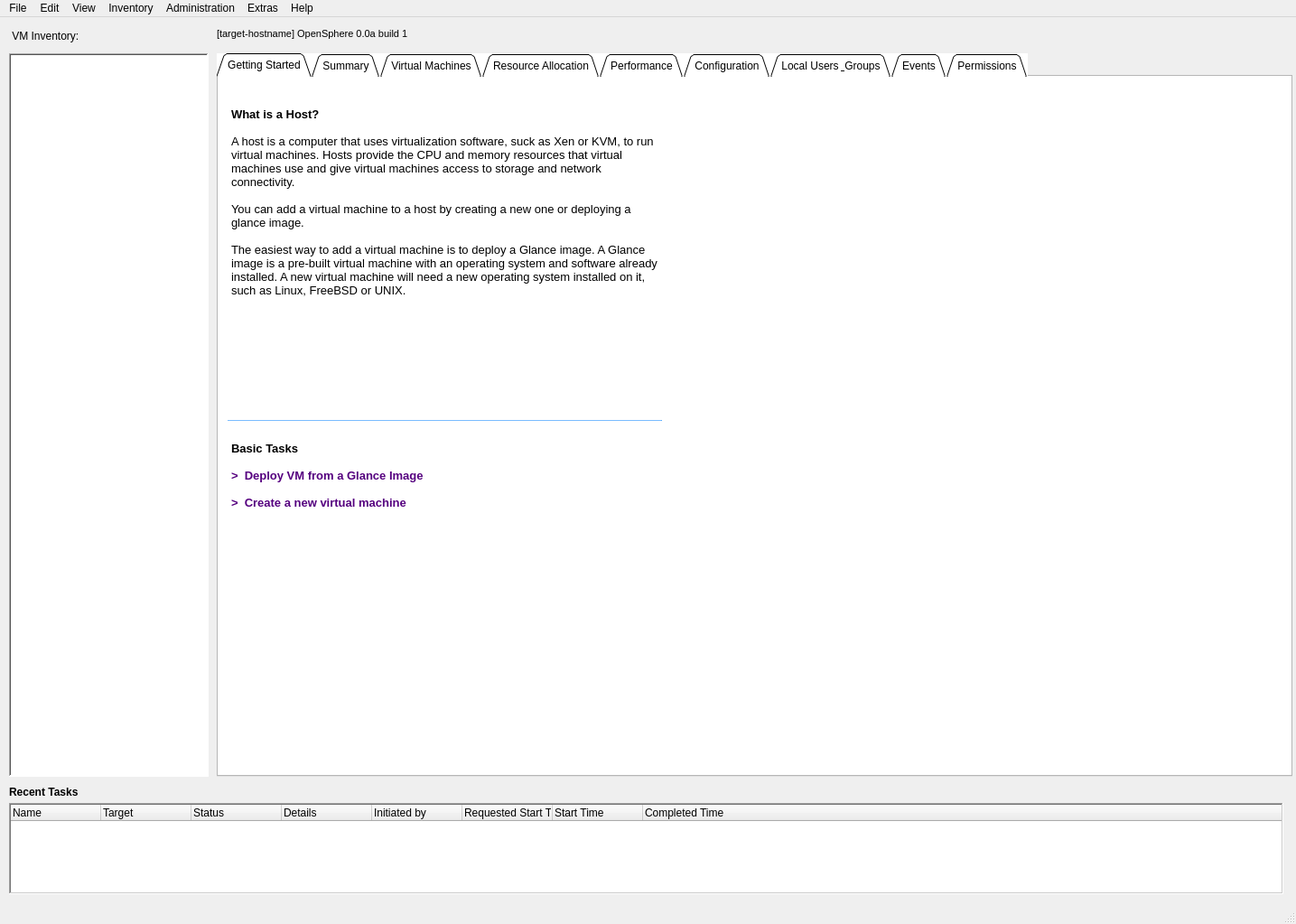
<?xml version="1.0" encoding="UTF-8"?>
<ui version="4.0">
 <class>OpenSphereWindow</class>
 <widget class="QMainWindow" name="OpenSphereWindow">
  <property name="windowModality">
   <enum>Qt::ApplicationModal</enum>
  </property>
  <property name="geometry">
   <rect>
    <x>0</x>
    <y>0</y>
    <width>1435</width>
    <height>1023</height>
   </rect>
  </property>
  <property name="windowTitle">
   <string>OpenSphere</string>
  </property>
  <widget class="QWidget" name="centralwidget">
   <widget class="QTabWidget" name="tabWidget">
    <property name="enabled">
     <bool>true</bool>
    </property>
    <property name="geometry">
     <rect>
      <x>240</x>
      <y>40</y>
      <width>1191</width>
      <height>801</height>
     </rect>
    </property>
    <property name="autoFillBackground">
     <bool>false</bool>
    </property>
    <property name="styleSheet">
     <string notr="true">background-color: rgb(255, 255, 255);</string>
    </property>
    <property name="tabShape">
     <enum>QTabWidget::Triangular</enum>
    </property>
    <property name="currentIndex">
     <number>0</number>
    </property>
    <widget class="QWidget" name="tab">
     <attribute name="title">
      <string>Getting Started</string>
     </attribute>
     <widget class="QLabel" name="label_2">
      <property name="geometry">
       <rect>
        <x>540</x>
        <y>50</y>
        <width>321</width>
        <height>311</height>
       </rect>
      </property>
      <property name="text">
       <string>&lt;html&gt;&lt;head/&gt;&lt;body&gt;&lt;p&gt;&lt;img src=&quot;:/images/images/getting-started.PNG&quot;/&gt;&lt;/p&gt;&lt;/body&gt;&lt;/html&gt;</string>
      </property>
     </widget>
     <widget class="QTextEdit" name="textEdit">
      <property name="geometry">
       <rect>
        <x>10</x>
        <y>30</y>
        <width>481</width>
        <height>331</height>
       </rect>
      </property>
      <property name="frameShape">
       <enum>QFrame::NoFrame</enum>
      </property>
      <property name="frameShadow">
       <enum>QFrame::Plain</enum>
      </property>
      <property name="lineWidth">
       <number>0</number>
      </property>
      <property name="html">
       <string>&lt;!DOCTYPE HTML PUBLIC &quot;-//W3C//DTD HTML 4.0//EN&quot; &quot;http://www.w3.org/TR/REC-html40/strict.dtd&quot;&gt;
&lt;html&gt;&lt;head&gt;&lt;meta name=&quot;qrichtext&quot; content=&quot;1&quot; /&gt;&lt;style type=&quot;text/css&quot;&gt;
p, li { white-space: pre-wrap; }
&lt;/style&gt;&lt;/head&gt;&lt;body style=&quot; font-family:'MS Shell Dlg 2'; font-size:7.8pt; font-weight:400; font-style:normal;&quot;&gt;
&lt;p style=&quot; margin-top:0px; margin-bottom:0px; margin-left:0px; margin-right:0px; -qt-block-indent:0; text-indent:0px;&quot;&gt;&lt;span style=&quot; font-size:10pt; font-weight:600;&quot;&gt;What is a Host?&lt;/span&gt;&lt;/p&gt;
&lt;p style=&quot;-qt-paragraph-type:empty; margin-top:0px; margin-bottom:0px; margin-left:0px; margin-right:0px; -qt-block-indent:0; text-indent:0px; font-size:10pt;&quot;&gt;&lt;br /&gt;&lt;/p&gt;
&lt;p style=&quot; margin-top:0px; margin-bottom:0px; margin-left:0px; margin-right:0px; -qt-block-indent:0; text-indent:0px;&quot;&gt;&lt;span style=&quot; font-size:10pt;&quot;&gt;A host is a computer that uses virtualization software, suck as Xen or KVM, to run virtual machines. Hosts provide the CPU and memory resources that virtual machines use and give virtual machines access to storage and network connectivity.&lt;/span&gt;&lt;/p&gt;
&lt;p style=&quot;-qt-paragraph-type:empty; margin-top:0px; margin-bottom:0px; margin-left:0px; margin-right:0px; -qt-block-indent:0; text-indent:0px; font-size:10pt;&quot;&gt;&lt;br /&gt;&lt;/p&gt;
&lt;p style=&quot; margin-top:0px; margin-bottom:0px; margin-left:0px; margin-right:0px; -qt-block-indent:0; text-indent:0px;&quot;&gt;&lt;span style=&quot; font-size:10pt;&quot;&gt;You can add a virtual machine to a host by creating a new one or deploying a glance image.&lt;/span&gt;&lt;/p&gt;
&lt;p style=&quot;-qt-paragraph-type:empty; margin-top:0px; margin-bottom:0px; margin-left:0px; margin-right:0px; -qt-block-indent:0; text-indent:0px; font-size:10pt;&quot;&gt;&lt;br /&gt;&lt;/p&gt;
&lt;p style=&quot; margin-top:0px; margin-bottom:0px; margin-left:0px; margin-right:0px; -qt-block-indent:0; text-indent:0px;&quot;&gt;&lt;span style=&quot; font-size:10pt;&quot;&gt;The easiest way to add a virtual machine is to deploy a Glance image. A Glance image is a pre-built virtual machine with an operating system and software already installed. A new virtual machine will need a new operating system installed on it, such as Linux, FreeBSD or UNIX.&lt;/span&gt;&lt;/p&gt;&lt;/body&gt;&lt;/html&gt;</string>
      </property>
     </widget>
     <widget class="Line" name="line">
      <property name="geometry">
       <rect>
        <x>10</x>
        <y>380</y>
        <width>481</width>
        <height>1</height>
       </rect>
      </property>
      <property name="styleSheet">
       <string notr="true">background-color: rgb(85, 170, 255);</string>
      </property>
      <property name="orientation">
       <enum>Qt::Horizontal</enum>
      </property>
     </widget>
     <widget class="QTextEdit" name="textEdit_2">
      <property name="geometry">
       <rect>
        <x>10</x>
        <y>400</y>
        <width>481</width>
        <height>141</height>
       </rect>
      </property>
      <property name="frameShape">
       <enum>QFrame::NoFrame</enum>
      </property>
      <property name="frameShadow">
       <enum>QFrame::Plain</enum>
      </property>
      <property name="lineWidth">
       <number>0</number>
      </property>
      <property name="html">
       <string>&lt;!DOCTYPE HTML PUBLIC &quot;-//W3C//DTD HTML 4.0//EN&quot; &quot;http://www.w3.org/TR/REC-html40/strict.dtd&quot;&gt;
&lt;html&gt;&lt;head&gt;&lt;meta name=&quot;qrichtext&quot; content=&quot;1&quot; /&gt;&lt;style type=&quot;text/css&quot;&gt;
p, li { white-space: pre-wrap; }
&lt;/style&gt;&lt;/head&gt;&lt;body style=&quot; font-family:'MS Shell Dlg 2'; font-size:7.8pt; font-weight:400; font-style:normal;&quot;&gt;
&lt;p style=&quot; margin-top:0px; margin-bottom:0px; margin-left:0px; margin-right:0px; -qt-block-indent:0; text-indent:0px;&quot;&gt;&lt;span style=&quot; font-size:10pt; font-weight:600;&quot;&gt;Basic Tasks&lt;/span&gt;&lt;/p&gt;
&lt;p style=&quot;-qt-paragraph-type:empty; margin-top:0px; margin-bottom:0px; margin-left:0px; margin-right:0px; -qt-block-indent:0; text-indent:0px; font-size:10pt;&quot;&gt;&lt;br /&gt;&lt;/p&gt;
&lt;p style=&quot; margin-top:0px; margin-bottom:0px; margin-left:0px; margin-right:0px; -qt-block-indent:0; text-indent:0px;&quot;&gt;&lt;span style=&quot; font-size:10pt; font-weight:600; color:#55007f;&quot;&gt;&amp;gt;  Deploy VM from a Glance Image&lt;/span&gt;&lt;/p&gt;
&lt;p style=&quot;-qt-paragraph-type:empty; margin-top:0px; margin-bottom:0px; margin-left:0px; margin-right:0px; -qt-block-indent:0; text-indent:0px; font-size:10pt; color:#55007f;&quot;&gt;&lt;br /&gt;&lt;/p&gt;
&lt;p style=&quot; margin-top:0px; margin-bottom:0px; margin-left:0px; margin-right:0px; -qt-block-indent:0; text-indent:0px;&quot;&gt;&lt;span style=&quot; font-size:10pt; font-weight:600; color:#55007f;&quot;&gt;&amp;gt;  Create a new virtual machine&lt;/span&gt;&lt;/p&gt;&lt;/body&gt;&lt;/html&gt;</string>
      </property>
     </widget>
    </widget>
    <widget class="QWidget" name="tab_2">
     <attribute name="title">
      <string>Summary</string>
     </attribute>
    </widget>
    <widget class="QWidget" name="tab_3">
     <attribute name="title">
      <string>Virtual Machines</string>
     </attribute>
    </widget>
    <widget class="QWidget" name="tab_4">
     <attribute name="title">
      <string>Resource Allocation</string>
     </attribute>
    </widget>
    <widget class="QWidget" name="tab_5">
     <attribute name="title">
      <string>Performance</string>
     </attribute>
    </widget>
    <widget class="QWidget" name="tab_6">
     <attribute name="title">
      <string>Configuration</string>
     </attribute>
    </widget>
    <widget class="QWidget" name="tab_7">
     <attribute name="title">
      <string>Local Users &amp; Groups</string>
     </attribute>
    </widget>
    <widget class="QWidget" name="tab_8">
     <attribute name="title">
      <string>Events</string>
     </attribute>
    </widget>
    <widget class="QWidget" name="tab_9">
     <attribute name="title">
      <string>Permissions</string>
     </attribute>
    </widget>
   </widget>
   <widget class="QLabel" name="versionLabel">
    <property name="geometry">
     <rect>
      <x>240</x>
      <y>10</y>
      <width>981</width>
      <height>16</height>
     </rect>
    </property>
    <property name="font">
     <font>
      <pointsize>8</pointsize>
      <weight>50</weight>
      <bold>false</bold>
     </font>
    </property>
    <property name="text">
     <string>[target-hostname] OpenSphere 0.0a build 1</string>
    </property>
   </widget>
   <widget class="QLabel" name="label_3">
    <property name="geometry">
     <rect>
      <x>10</x>
      <y>850</y>
      <width>91</width>
      <height>16</height>
     </rect>
    </property>
    <property name="font">
     <font>
      <weight>75</weight>
      <bold>true</bold>
     </font>
    </property>
    <property name="text">
     <string>Recent Tasks</string>
    </property>
   </widget>
   <widget class="QTreeWidget" name="treeWidget">
    <property name="geometry">
     <rect>
      <x>10</x>
      <y>870</y>
      <width>1411</width>
      <height>101</height>
     </rect>
    </property>
    <property name="frameShape">
     <enum>QFrame::WinPanel</enum>
    </property>
    <property name="midLineWidth">
     <number>1</number>
    </property>
    <property name="horizontalScrollBarPolicy">
     <enum>Qt::ScrollBarAlwaysOff</enum>
    </property>
    <column>
     <property name="text">
      <string>Name</string>
     </property>
    </column>
    <column>
     <property name="text">
      <string>Target</string>
     </property>
    </column>
    <column>
     <property name="text">
      <string>Status</string>
     </property>
    </column>
    <column>
     <property name="text">
      <string>Details</string>
     </property>
    </column>
    <column>
     <property name="text">
      <string>Initiated by</string>
     </property>
    </column>
    <column>
     <property name="text">
      <string>Requested Start Time</string>
     </property>
    </column>
    <column>
     <property name="text">
      <string>Start Time</string>
     </property>
    </column>
    <column>
     <property name="text">
      <string>Completed Time</string>
     </property>
    </column>
   </widget>
   <widget class="QLabel" name="label">
    <property name="geometry">
     <rect>
      <x>10</x>
      <y>5</y>
      <width>111</width>
      <height>31</height>
     </rect>
    </property>
    <property name="font">
     <font>
      <pointsize>9</pointsize>
      <weight>50</weight>
      <bold>false</bold>
     </font>
    </property>
    <property name="text">
     <string> VM Inventory:</string>
    </property>
   </widget>
   <widget class="QTreeView" name="vm_treeView">
    <property name="geometry">
     <rect>
      <x>10</x>
      <y>40</y>
      <width>221</width>
      <height>801</height>
     </rect>
    </property>
    <property name="styleSheet">
     <string notr="true">background-color: rgb(255, 255, 255);</string>
    </property>
    <property name="frameShape">
     <enum>QFrame::WinPanel</enum>
    </property>
   </widget>
  </widget>
  <widget class="QStatusBar" name="statusbar"/>
  <widget class="QMenuBar" name="menubar">
   <property name="geometry">
    <rect>
     <x>0</x>
     <y>0</y>
     <width>1435</width>
     <height>26</height>
    </rect>
   </property>
   <widget class="QMenu" name="menuFile">
    <property name="title">
     <string>File</string>
    </property>
   </widget>
   <widget class="QMenu" name="menuEdit">
    <property name="title">
     <string>Edit</string>
    </property>
   </widget>
   <widget class="QMenu" name="menuView">
    <property name="title">
     <string>View</string>
    </property>
   </widget>
   <widget class="QMenu" name="menuInventory">
    <property name="title">
     <string>Inventory</string>
    </property>
   </widget>
   <widget class="QMenu" name="menuAdministration">
    <property name="title">
     <string>Administration</string>
    </property>
   </widget>
   <widget class="QMenu" name="menuExtras">
    <property name="title">
     <string>Extras</string>
    </property>
   </widget>
   <widget class="QMenu" name="menuHelp">
    <property name="title">
     <string>Help</string>
    </property>
   </widget>
   <addaction name="menuFile"/>
   <addaction name="menuEdit"/>
   <addaction name="menuView"/>
   <addaction name="menuInventory"/>
   <addaction name="menuAdministration"/>
   <addaction name="menuExtras"/>
   <addaction name="menuHelp"/>
  </widget>
 </widget>
 <resources>
  <include location="RC/OpenSphere.qrc"/>
 </resources>
 <connections/>
</ui>
